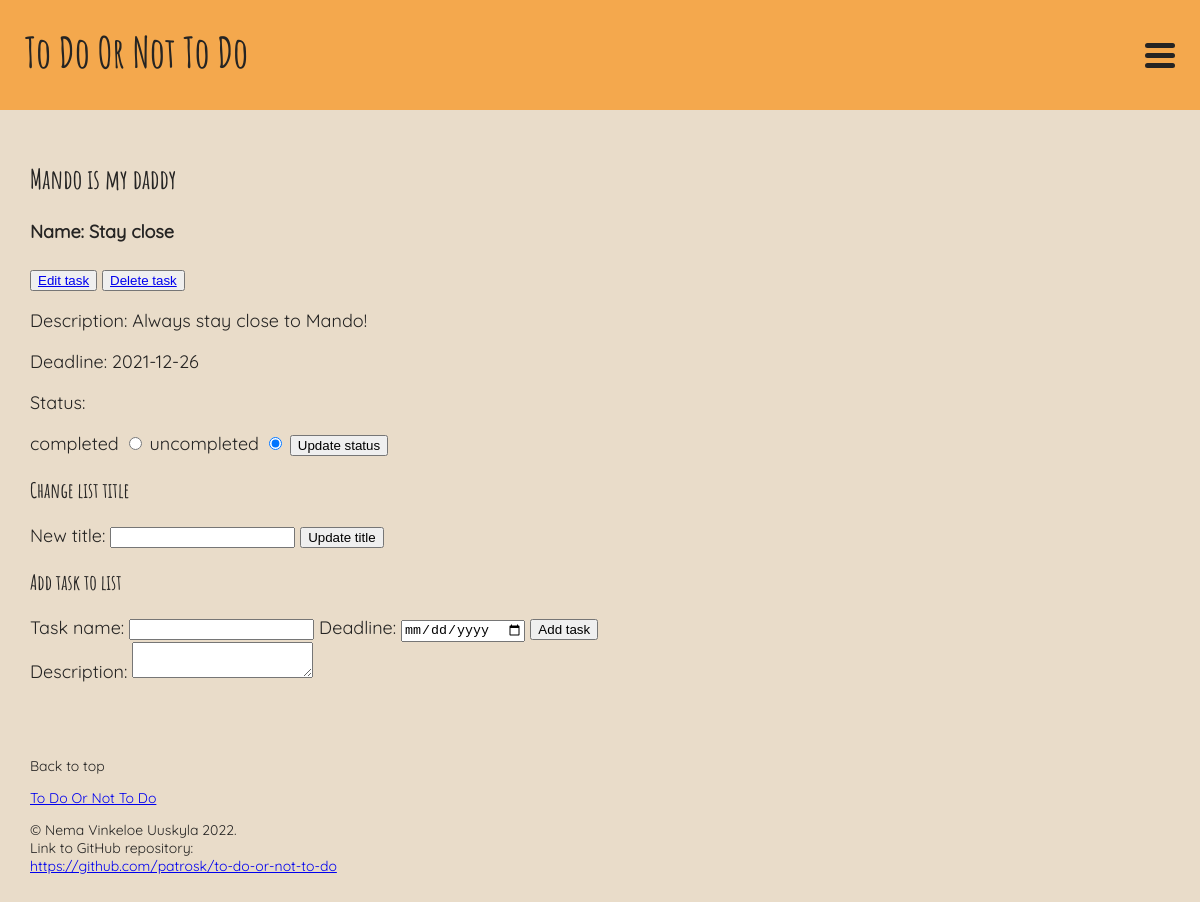
The page /single_list.php?id=15 (signed in) on the database its author committed.
### tables this page shows
CREATE TABLE lists (
	id INTEGER PRIMARY KEY AUTOINCREMENT,
	title VARCHAR,
	user_id VARCHAR,
	FOREIGN KEY (user_id) REFERENCES users(id)
);

CREATE TABLE tasks (
	id INTEGER PRIMARY KEY AUTOINCREMENT,
	user_id INTEGER,
	list_id INTEGER,
	name VARCHAR,
	description VARCHAR,
	created_at DATETIME,
	deadline_at DATETIME,
	completed_at DATETIME,
	FOREIGN KEY (user_id) REFERENCES users(id), 
	FOREIGN KEY (list_id) REFERENCES lists(id)
);

### app/functions.php (called while the page is built, shortened)
<?php
function get_lists(object $database)
{
    $user_id = $_SESSION['user']['id'];
    $statement = $database->prepare("SELECT * FROM lists WHERE user_id = :id");
    $statement->bindParam(':id', $user_id, PDO::PARAM_INT);
    $statement->execute();
    $lists = $statement->fetchAll(PDO::FETCH_ASSOC);
    return $lists;
}
function get_tasks_from_list(object $database, $list_id)
{
    $user_id = $_SESSION['user']['id'];
    $statement = $database->prepare("SELECT * FROM tasks WHERE user_id = :user_id AND list_id = :list_id");
    $statement->bindParam(':user_id', $user_id, PDO::PARAM_INT);
    $statement->bindParam(':list_id', $list_id, PDO::PARAM_INT);
    $statement->execute();
    $tasks = $statement->fetchAll(PDO::FETCH_ASSOC);
    return $tasks;
}
function task_status($task)
{
    if (isset($task['completed_at'])) {
        $status['completed'] = 'checked';
        $status['uncompleted'] = '';
    } else {
        $status['completed'] = '';
        $status['uncompleted'] = 'checked';
    }
    return $status;
}

### single_list.php (the view, shortened to what this page needs)
<?php
require __DIR__ . '/app/autoload.php';
require __DIR__ . '/views/header.php';
require __DIR__ . '/views/navigation.php';
?>
<?php
$id = $_GET['id'];
$lists = get_lists($database);
$tasks = get_tasks_from_list($database, $id);
foreach ($lists as $list) : ?>
    <?php if ($list['id'] == $id) : ?>
        <h2><?= $list['title'] ?></h2>
    <?php endif ?>
<?php endforeach ?>
<?php
foreach ($tasks as $task) : ?>
    <?php $status = task_status($task); ?>
    <h4>Name: <?= $task['name'] ?></h4>
    <button>
        <a href="/edit_task.php?id=<?= $id ?>&task_id=<?= $task['id'] ?>">Edit task</a>
    </button>
    <button>
        <a href="/app/tasks/delete.php?id=<?= $id ?>&task_id=<?= $task['id'] ?>">Delete task</a>
    </button>
    <p>Description: <?= $task['description'] ?></p>
    <p>Deadline: <?= $task['deadline_at'] ?></p>
    <p>Status:</p>
    <form action="/app/tasks/status.php?list_id=<?= $id ?>&task_id=<?= $task['id'] ?>" method="post">
        <label for="completed">completed</label>
        <input name="status" id="completed" value="completed" type="radio" <?= $status['completed'] ?>>
        <label for="uncompleted">uncompleted</label>
        <input name="status" id="uncompleted" value="uncompleted" type="radio" <?= $status['uncompleted'] ?>>
        <button type="submit">Update status</button>
    </form>
<?php endforeach ?>
<h3>Change list title</h3>
<form action="/app/lists/update.php?id=<?= $id ?>" method="post">
    <label for="title">New title: </label>
    <input name="title" id="title" type="text">
    <button type="submit">Update title</button>
</form>
<h3>Add task to list</h3>
<form action="/app/tasks/create.php?id=<?= $id ?>" method="post" id="new_task">
    <label for="name">Task name: </label>
    <input name="name" id="name" type="text">
    <label for="deadline">Deadline: </label>
    <input name="deadline" id="deadline" type="date">
    <button type="submit">Add task</button>
</form>
<label for="description">Description: </label>
<textarea name="description" id="description" form="new_task"></textarea>
<?php require __DIR__ . '/views/footer.php';

### assets/styles/header.css (style rules this page uses)
* { box-sizing: border-box; }
:root { --whiteish: #f9f3ed; --creme: #e9dcc9; --light-orange: #f4a84d; --bright-orange: #ff9900; --dark-orange: #df5e00; --blackish: #252423; }
body { margin: 0; font-size: 18px; font-family: 'Quicksand'; }
@media (prefers-color-scheme: light) { body { background-color: var(--creme); color: var(--blackish); } }
h1, h2, h3 { font-family: 'Amatic'; }

### rows shown on the page
lists: title "Mando is my daddy"
tasks: name "Stay close", description "Always stay close to Mando!", deadline_at "2021-12-26"

### other values the page prints
$config['title'] "To Do Or Not To Do"
